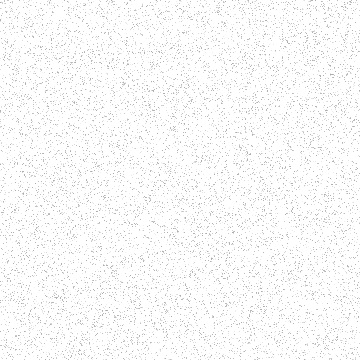
#> input picture img/grain.png, 360 x 360 px
$ python -i build.py   (imports and definitions only)
#> lines starting #> are read from the running program, lines starting #| are printed output that depends on the picture
"""Builds the site's pictures, spray-edged shapes and js/data.js.

    uv run --with pillow --with numpy tools/build.py                                  # data.js + shapes
    uv run --with pillow --with numpy tools/build.py --src ~/scratch/hayve-research   # pictures too

The originals (hayve's posts and cover art) are not kept in this repo. With
--src the covers named in data/catalog.json and the photos listed below are
cropped, toned and compressed into art/ and img/.
"""
import argparse, json, pathlib

import numpy as np
from PIL import Image, ImageEnhance, ImageOps

ROOT = pathlib.Path(__file__).resolve().parent.parent
ap = argparse.ArgumentParser()
# [2 lines not run here, left out]

# [1 line that did not run here, left out]
# [1 line that did not run here, left out]


def report(path, im=None):
    size = f"{im.width}x{im.height}  " if im else ""
    print(f"{path.relative_to(ROOT)}  {size}{path.stat().st_size // 1024} KB")


def save(im, path, q=80):
    path.parent.mkdir(exist_ok=True)
    im.convert("RGB").save(path, "JPEG", quality=q, optimize=True, progressive=True)
    report(path, im)


def frac_crop(im, box):
    """Crop by fractions of the picture: (left, top, right, bottom)."""
    w, h = im.size
    return im.crop((round(box[0] * w), round(box[1] * h), round(box[2] * w), round(box[3] * h)))


def fit(im, width):
    if im.width <= width:
        return im
    return im.resize((width, round(im.height * width / im.width)), Image.LANCZOS)


def mono(im, contrast=1.12, lift=0):
    """hayve's press pictures are black and white; bring the colour ones to the same look."""
    g = ImageOps.grayscale(im)
    g = ImageEnhance.Contrast(g).enhance(contrast)
    if lift:
        g = g.point(lambda v: min(255, round(v + lift * (255 - v) / 255)))
    return g.convert("RGB")


# ---------- the owl mark (traced from hayve's own profile picture) ----------
# [1 line that did not run here, left out]
# [1 line that did not run here, left out]
# [1 line that did not run here, left out]
# [3 lines not run here, left out]


# ---------- spray-edged shapes (the moons) ----------
def spray(w, h, discs, edge=0.04, seed=1, grain=2):
    """A white shape with a stippled, sprayed edge, as an alpha mask.
    discs: (cx, cy, r) in units of the height. The shape is their union."""
    rng = np.random.default_rng(seed)
    nw, nh = w // grain, h // grain
    y, x = np.mgrid[0:nh, 0:nw] / nh
    d = np.full((nh, nw), 9.0)
    for i, (cx, cy, r) in enumerate(discs):
        ang = np.arctan2(y - cy, x - cx)
        wob = 1 + 0.014 * np.sin(3 * ang + seed + i) + 0.009 * np.sin(7 * ang + 2.3 * seed) + 0.006 * np.sin(13 * ang + seed)
        d = np.minimum(d, (np.hypot(x - cx, y - cy) - r * wob))
    t = np.clip(-d / edge + 0.45, 0, 1)          # 0 a little outside the outline, 1 just inside
    p = t * t * (3 - 2 * t)
    a = (rng.random((nh, nw)) < p ** 1.15).astype(np.uint8) * 255
    im = Image.fromarray(a, "L").resize((w, h), Image.NEAREST)
    out = Image.new("LA", (w, h), 255)
    out.putalpha(im)
    return out


# [8 lines not run here, left out]

# ---------- paper grain: dark and light specks on a clear tile ----------
rng = np.random.default_rng(5)
n = 360
g = np.zeros((n, n, 4), np.uint8)
r = rng.random((n, n))
dark = r < 0.11
light = r > 0.965
g[dark] = (0, 0, 0, 0)
g[..., 3][dark] = (rng.random(dark.sum()) * 70 + 14).astype(np.uint8)
g[light] = (255, 255, 255, 0)
g[..., 3][light] = (rng.random(light.sum()) * 60 + 20).astype(np.uint8)
p = ROOT / "img" / "grain.png"
# [30 lines not run here, left out]

# ---------- js/data.js ----------
MONTHS = "Jan Feb Mar Apr May Jun Jul Aug Sep Oct Nov Dec".split()
rows = []
# [10 lines not run here, left out]
out = ROOT / "js" / "data.js"
def part_box(d):
    import re
    pts = [(float(a), float(b)) for a, b in re.findall(r"(-?\d+(?:\.\d+)?),(-?\d+(?:\.\d+)?)", d)]
    return [min(p[0] for p in pts), min(p[1] for p in pts), max(p[0] for p in pts), max(p[1] for p in pts)]


# the mark goes along so the page can draw it on the owls; its two crescents are the eyes
# [1 line that did not run here, left out]
# [1 line that did not run here, left out]
# [4 lines not run here, left out]

>>> from PIL import Image
>>> picture = Image.open('../img/grain.png')
#> picture is the input picture: PIL image 360x360 RGBA; mean R, G, B, A 9, 9, 9, 7.1
>>> result = mono(picture)
#> in mono, `g = ImageOps.grayscale(im)`:
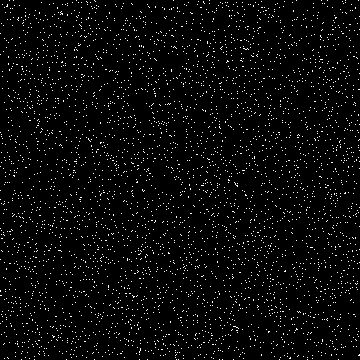
#> g: PIL image 360x360 L; 3.5% white in thin lines or dots
#> in mono, `return g.convert("RGB")`: returned value: PIL image 360x360 RGB; 3.5% white in thin lines or dots
